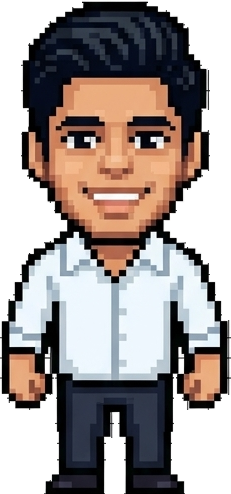
#> input picture .anbu/design/avatar/source/front-cutout.png, 231 x 494 px
$ python portraits.py
#> lines starting #> are read from the running program, lines starting #| are printed output that depends on the picture; after the words box and inside, x2 and y2 are one past the last pixel; in counts of white or black regions, pixels touching at a corner belong together
#!/usr/bin/env python3
"""Turn source/front-cutout.png into game-sized pixel art: BOX downscale, snap to <=16 palette colors, drop stray pixels."""
from PIL import Image
import numpy as np, os
here = os.path.dirname(os.path.abspath(__file__))
cut = Image.open(os.path.join(here, "source", "front-cutout.png")).convert("RGBA")  # 231 x 494
#> cut is the input picture: PIL image 231x494 RGBA; mean R, G, B, A 153.9, 145, 142.4, 184.2
#> in export, `sq = Image.new("RGBA", (crop[2] - crop[0], crop[3] - crop[1]), (0, 0, ..`: sq: PIL image 262x262 RGBA; every value is 0
OUTLINE = (20, 27, 27)
PORTRAIT_BG = (84, 135, 137)
PAL = [OUTLINE, (26, 31, 46), (43, 52, 72), (66, 78, 104),
       (198, 138, 91), (143, 90, 56), (224, 170, 120),
       (242, 244, 248), (201, 211, 227), (150, 168, 196),
       (43, 58, 92), (30, 40, 68)]
P = np.array(PAL, dtype=float)
W = np.array([0.30, 0.59, 0.11])


def box(img, size):
#> called with size = (38, 38)
    return img.convert("RGBa").resize(size, Image.BOX).convert("RGBA")


def snap(img):
    a = np.array(img)
    rgb = a[..., :3].astype(float)
    d = (((rgb[:, :, None, :] - P[None, None, :, :]) ** 2) * W).sum(3)
    idx = d.argmin(2)
    mask = a[..., 3] >= 128
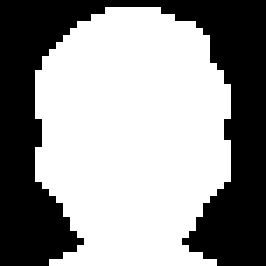
#> mask: shape (38, 38) bool (shown 7 times larger); 58.7% white; 1 black region, box (x1, y1, x2, y2) and area: (0, 0, 38, 38) 596
    return idx, mask


def clean(idx, mask, passes=2):
#> called with passes = 2
    h, w = idx.shape
#> h = 38; w = 38
    for _ in range(passes):
        out = idx.copy()
        for y in range(h):
            for x in range(w):
                if not mask[y, x]:
                    continue
                nb = [idx[j, i] for j in range(max(0, y - 1), min(h, y + 2)) for i in range(max(0, x - 1), min(w, x + 2))
                      if (j, i) != (y, x) and mask[j, i]]
                same = sum(1 for n in nb if n == idx[y, x])
                if same == 0 and nb:
                    out[y, x] = max(set(nb), key=nb.count)
        idx = out
    return idx


HAIR_Y = 0.30


def smooth_hair(idx, mask, passes=2):
#> called with passes = 2
    h, w = idx.shape
#> h = 38
    for _ in range(passes):
        out = idx.copy()
        for y in range(h):
            for x in range(w):
                if not mask[y, x] or idx[y, x] not in (1, 2, 3) or y >= HAIR_Y * h:
                    continue
                nb = [idx[j, i] for j in range(max(0, y - 1), min(h, y + 2)) for i in range(max(0, x - 1), min(w, x + 2))
                      if mask[j, i] and idx[j, i] in (1, 2, 3)]
                best = max((1, 2, 3), key=lambda c: (nb.count(c), -c))
                out[y, x] = best if nb.count(best) >= 5 else 1
        idx = out
    return idx


def outline_edges(idx, mask):
    h, w = idx.shape
#> h = 38; w = 38
    out = idx.copy()
    for y in range(h):
        for x in range(w):
            if not mask[y, x]:
                continue
            for j, i in ((y - 1, x), (y + 1, x), (y, x - 1), (y, x + 1), (y - 1, x - 1), (y - 1, x + 1), (y + 1, x - 1), (y + 1, x + 1)):
                if 0 <= j < h and 0 <= i < w and not mask[j, i]:
                    out[y, x] = 0
#> out: shape (38, 38) int64; min 0, max 11, mean 1.8
    return out


def render(idx, mask, bg=None):
#> called with bg = (84, 135, 137)
    h, w = idx.shape
#> h = 38; w = 38
    im = Image.new("RGBA", (w, h), (0, 0, 0, 0) if bg is None else bg + (255,))
    for y in range(h):
        for x in range(w):
            if mask[y, x]:
                im.putpixel((x, y), PAL[idx[y, x]] + (255,))
    return im


def export(name, crop, size, bg=None, scale=8):
    sq = cut.crop(crop) if crop[0] >= 0 else None
    if sq is None:
        sq = Image.new("RGBA", (crop[2] - crop[0], crop[3] - crop[1]), (0, 0, 0, 0))
        sq.paste(cut, (-crop[0], -crop[1]))
    small = box(sq, size)
    idx, mask = snap(small)
    idx = clean(idx, mask)
    idx = smooth_hair(idx, mask)
    idx = outline_edges(idx, mask)
    idx = clean(idx, mask, 1)
    im = render(idx, mask, bg)
    im.save(os.path.join(here, f"{name}-{size[0]}x{size[1]}.png"))
    prev = Image.new("RGBA", (size[0] * scale, size[1] * scale), (150, 170, 150, 255))
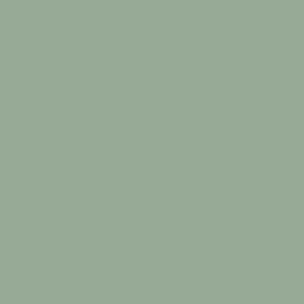
#> prev: PIL image 304x304 RGBA; mean R, G, B, A 150, 170, 150, 255
    up = im.resize(prev.size, Image.NEAREST)
    prev.paste(up, (0, 0), up)
    prev.save(os.path.join(here, f"{name}-preview-{scale}x.png"))
    cols = len(set(idx[mask].tolist()))
#> cols = 11
    print(name, size, cols, "colors")
#| dialog-portrait (38, 38) 11 colors
    return im


export("dialog-portrait", (-16, -10, 246, 252), (38, 38), bg=PORTRAIT_BG)
export("trainer-card-photo", (0, 0, 231, 308), (48, 64))
#> call 2 of export, with name = 'trainer-card-photo', crop = (0, 0, 231, 308), size = (48, 64), scale = 8
#> in export (call 2), `sq = cut.crop(crop) if crop[0] >= 0 else None`:
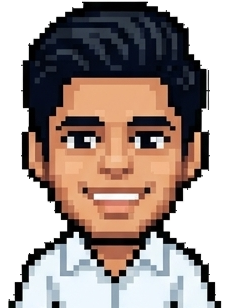
#> sq: PIL image 231x308 RGBA; mean R, G, B, A 159.9, 145.8, 140, 181.7; transparent parts drawn white
#> in snap (call 2), `mask = a[..., 3] >= 128`: mask: shape (64, 48) bool; 71.5% white; 2 black regions, box (x1, y1, x2, y2) and area: (31, 0, 48, 64) 446, (0, 0, 17, 64) 430
#> after the loop in outline_edges (call 2), `for y in range(h):`:
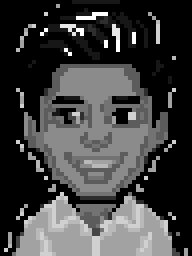
#> out: shape (64, 48) int64 (shown 4 times larger); min 0, max 11, mean 2.8; drawn with min black and max white
#> in render (call 2), `im = Image.new("RGBA", (w, h), (0, 0, 0, 0) if bg is None else bg + (2..`: im: PIL image 48x64 RGBA; every value is 0
#> in export (call 2), `prev.paste(up, (0, 0), up)`:
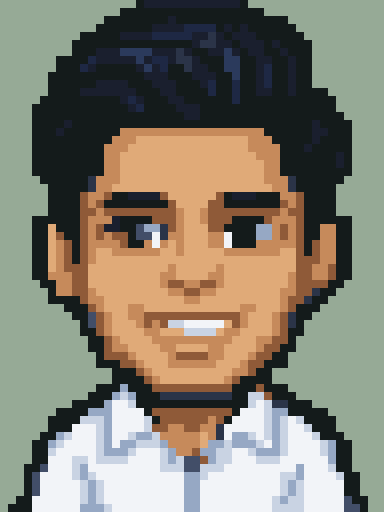
#> prev: PIL image 384x512 RGBA; mean R, G, B, A 132.2, 126.5, 111.8, 255
#> in export (call 2), `cols = len(set(idx[mask].tolist()))`: cols = 12
#| trainer-card-photo (48, 64) 12 colors
export("champion-battle-front", (0, 0, 231, 494), (30, 64), scale=6)
#> call 3 of export, with name = 'champion-battle-front', crop = (0, 0, 231, 494), size = (30, 64), scale = 6
#> in snap (call 3), `mask = a[..., 3] >= 128`: mask: shape (64, 30) bool; 72.3% white; 5 black regions (1 under 20 px), largest, box (x1, y1, x2, y2) and area: (20, 0, 30, 41) 180, (0, 0, 11, 41) 171, (22, 51, 30, 64) 85, (0, 51, 7, 64) 81
#> after the loop in outline_edges (call 3), `for y in range(h):`:
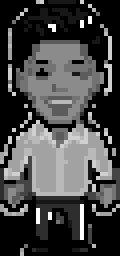
#> out: shape (64, 30) int64 (shown 4 times larger); min 0, max 11, mean 3.04; drawn with min black and max white
#> in render (call 3), `im = Image.new("RGBA", (w, h), (0, 0, 0, 0) if bg is None else bg + (2..`: im: PIL image 30x64 RGBA; every value is 0
#> in export (call 3), `prev.paste(up, (0, 0), up)`:
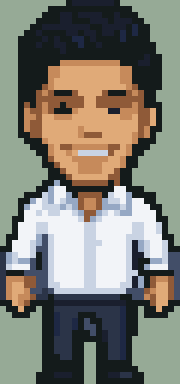
#> prev: PIL image 180x384 RGBA; mean R, G, B, A 126.3, 124.9, 114.9, 255
#> in export (call 3), `cols = len(set(idx[mask].tolist()))`: cols = 11
#| champion-battle-front (30, 64) 11 colors
